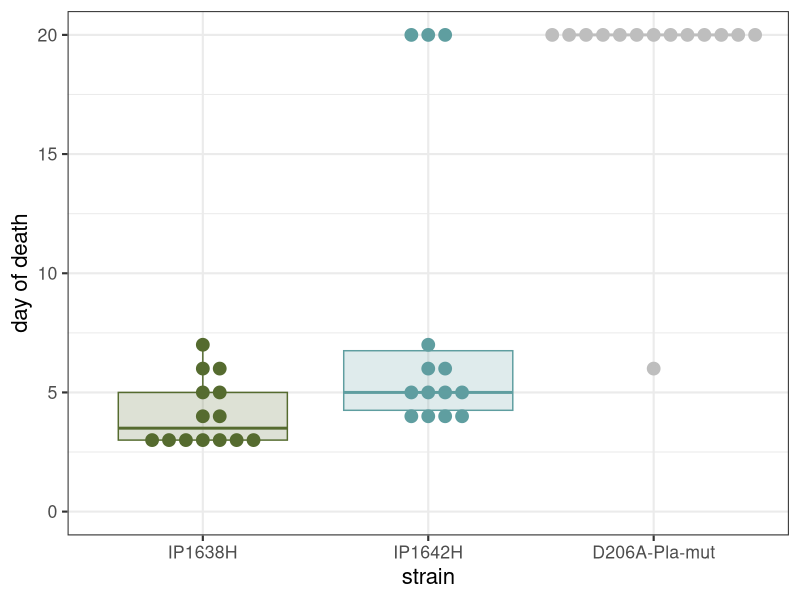

This figure's R source: (Note: this script raises an error after producing the figure.)
## ---- chunk 1
library(ggplot2)
library(ggbeeswarm)
library(survival)
library(coin)
library(survminer)
## ---- chunk 2
dd <- data.frame(
    strain = rep(c("IP1638H", "IP1642H", "D206A-Pla-mut"),
                 times = c(14,14,14)),
    dod = c(rep(3:7, c(7,2,2,2,1)),
            rep(c(4:7, 20), c(4,4,2,1,3)),
			rep(c(6,20), c(1, 13)))
)
dd$strain <- factor(dd$strain, levels = unique(dd$strain))
dd$event <- ifelse(dd$dod==20, 0, 1) ## censoring
## ---- chunk 3
cvec <- c("dark olive green", "cadet blue", "gray")
theme_set(theme_bw(base_size = 16))
ggplot(dd, aes(x=strain, y = dod, colour = strain, fill = strain)) +
    geom_beeswarm(aes(colour = strain), size = 4, cex = 2.5) +
    geom_boxplot(alpha = 0.2) + 
    expand_limits(y=0) +
    scale_colour_manual(values = cvec) +
    scale_fill_manual(values = cvec) +
    theme(legend.position = "none") +
    labs(y = "day of death")
## ---- chunk 4
dd2 <- subset(dd, startsWith(as.character(strain), "IP") & dod<20)
tt1 <- t.test(dod ~ strain, data = dd2)
print(tt1)
## ---- chunk 5
set.seed(101)
chisq.test(matrix(c(0, 14, 3, 11), 2, 2),
           simulate.p.value= TRUE, B = 50000)
## ---- chunk 6
prop.test(c(0,3), c(14, 14))
## ---- chunk 7
dd3 <- subset(dd, startsWith(as.character(strain), "IP"))
logrank_test(Surv(dod, event) ~ strain, data = dd3,
             distribution = "exact")
ggsurvplot(survfit(Surv(dod, event) ~ strain, data = dd3), palette = cvec, conf.int = TRUE)
